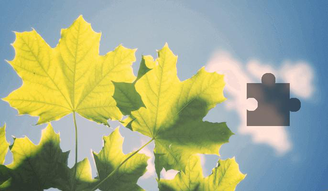
#> input picture img_bg.png, 328 x 191 px
$ python -i main.py   (imports and definitions only)   (older library calls are emulated)
#> lines starting #> are read from the running program, lines starting #| are printed output that depends on the picture; after the words box and inside, x2 and y2 are one past the last pixel; in counts of white or black regions, pixels touching at a corner belong together
#> further down, picture is the input picture: shape (191, 328, 3); mean B, G, R 138.4, 173.1, 163.6
import cv2 as cv
import numpy as np
from selenium import webdriver
from selenium.common.exceptions import StaleElementReferenceException
from selenium.webdriver import ActionChains
from selenium.webdriver.chrome.options import Options
from selenium.webdriver.common.by import By
from selenium.webdriver.common.keys import Keys
from selenium.webdriver.support.ui import WebDriverWait
from selenium.webdriver.support import expected_conditions
from PIL import Image
import time
import urllib.request
import threading
import random


#  传入滑块背景图片本地路径和滑块本地路径，返回滑块到缺口的距离
# [264 lines left out: functions findPic, handle_slider, to_alpha, template_match, generate_tracks, move_button and 2 more, not called in this run]


# 通过轮廓识别凹槽
def get_pos(image):
    blurred = cv.cvtColor(image, cv.COLOR_BGR2GRAY)
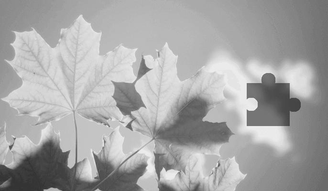
#> blurred: shape (191, 328); min 49, max 245, mean 166.3
    # blurred = cv.GaussianBlur(image, (5, 5), 0)
    canny = cv.Canny(blurred, 50, 150)
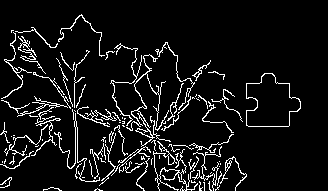
#> canny: shape (191, 328); 7.8% white in thin lines or dots, all inside (x1, y1, x2, y2) = (0, 14, 301, 191)
    # cv.imshow('blurr', canny)
    # cv.waitKey(0)
    contours, hierarchy = cv.findContours(canny, cv.RETR_EXTERNAL, cv.CHAIN_APPROX_SIMPLE)
#> contours = 93 contours, 74 with area under 20; largest, box (x1, y1, x2, y2) and area: (246, 73, 301, 127) 1999, (126, 54, 171, 147) 174, (153, 141, 198, 191) 128, (220, 156, 247, 191) 56, (110, 43, 142, 126) 49
    max, poss = 0, []
    for i, contour in enumerate(contours):
        x, y, w, h = cv.boundingRect(contour)  # 外接矩形
        # print("x-->" + str(x))
        # print("width-->" + str(w))
        # print("height-->" + str(h))
        if (55 < w < 68 or 50 < h < 63) and 120 < x:
            # cv.rectangle(image, (x, y), (x + w, y + h), (0, 0, 255), 2)
            # cv.imshow('image', image)
            # cv.waitKey(0)
            # pass
            print("x-->" + str(x))
            x = x - 8
            max = max if max > x else x
            poss.append(x)
#> this loop made 93 passes
#> (x, y, w, h, max) on pass 78: (238, 73, 55, 54, 238)
#> (x, y, w, h) on passes 1, 2, 3, 5, 6, 7: (94, 188, 9, 3), (43, 187, 19, 4), (215, 185, 5, 6), (208, 181, 4, 10), (199, 181, 4, 10), (191, 180, 5, 3)
#| x-->246
#> after the loop, max = 238; poss = [238]
    print("get pos :")
    print(poss)
#| [238]
    return max, poss


# [7 lines not run here, left out]
    # for i in range(10):
    #     t = threading.Thread(target=main)
    #     t.start()

>>> import cv2
>>> picture = cv2.imread('img_bg.png')
>>> result = get_pos(picture)
#> result = (238, [238])
